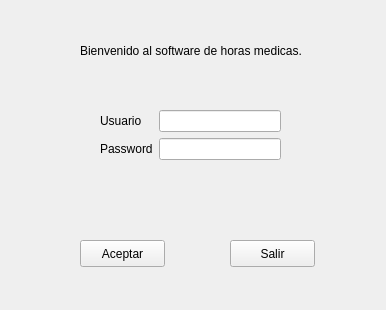
<?xml version="1.0" encoding="UTF-8"?>
<ui version="4.0">
 <class>login</class>
 <widget class="QWidget" name="login">
  <property name="geometry">
   <rect>
    <x>0</x>
    <y>0</y>
    <width>386</width>
    <height>310</height>
   </rect>
  </property>
  <property name="minimumSize">
   <size>
    <width>386</width>
    <height>310</height>
   </size>
  </property>
  <property name="maximumSize">
   <size>
    <width>386</width>
    <height>310</height>
   </size>
  </property>
  <property name="windowTitle">
   <string>Welcome</string>
  </property>
  <widget class="QWidget" name="formLayoutWidget">
   <property name="geometry">
    <rect>
     <x>100</x>
     <y>110</y>
     <width>181</width>
     <height>80</height>
    </rect>
   </property>
   <layout class="QFormLayout" name="formLayout">
    <property name="fieldGrowthPolicy">
     <enum>QFormLayout::AllNonFixedFieldsGrow</enum>
    </property>
    <item row="0" column="1">
     <widget class="QLineEdit" name="usr_l"/>
    </item>
    <item row="0" column="0">
     <widget class="QLabel" name="usr">
      <property name="text">
       <string>Usuario</string>
      </property>
     </widget>
    </item>
    <item row="1" column="0">
     <widget class="QLabel" name="pswd">
      <property name="text">
       <string>Password</string>
      </property>
     </widget>
    </item>
    <item row="1" column="1">
     <widget class="QLineEdit" name="pswd_l"/>
    </item>
   </layout>
  </widget>
  <widget class="QLabel" name="label">
   <property name="geometry">
    <rect>
     <x>80</x>
     <y>0</y>
     <width>291</width>
     <height>101</height>
    </rect>
   </property>
   <property name="accessibleName">
    <string/>
   </property>
   <property name="text">
    <string>Bienvenido al software de horas medicas.</string>
   </property>
  </widget>
  <widget class="QPushButton" name="exit_l">
   <property name="geometry">
    <rect>
     <x>230</x>
     <y>240</y>
     <width>85</width>
     <height>27</height>
    </rect>
   </property>
   <property name="text">
    <string>Salir</string>
   </property>
  </widget>
  <widget class="QPushButton" name="acp_l">
   <property name="geometry">
    <rect>
     <x>80</x>
     <y>240</y>
     <width>85</width>
     <height>27</height>
    </rect>
   </property>
   <property name="text">
    <string>Aceptar</string>
   </property>
  </widget>
 </widget>
 <resources/>
 <connections/>
</ui>
